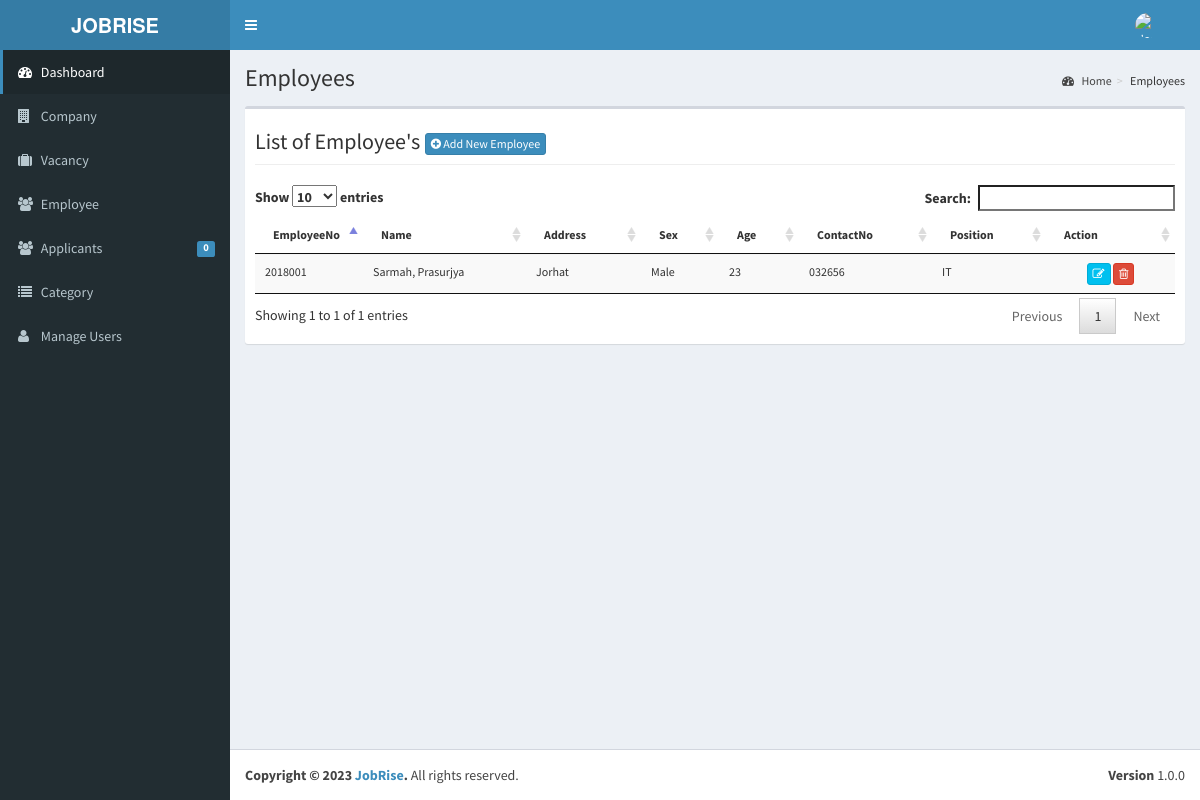
Screenshot of /admin/employee/index.php (signed in) with the database file from the repository.
### tables this page shows
CREATE TABLE `tblemployees` (
  `INCID` int(11) NOT NULL,
  `EMPLOYEEID` varchar(30) NOT NULL,
  `FNAME` varchar(50) NOT NULL,
  `LNAME` varchar(50) NOT NULL,
  `MNAME` varchar(50) NOT NULL,
  `ADDRESS` varchar(90) NOT NULL,
  `BIRTHDATE` date NOT NULL,
  `BIRTHPLACE` varchar(90) NOT NULL,
  `AGE` int(11) NOT NULL,
  `SEX` varchar(30) NOT NULL,
  `CIVILSTATUS` varchar(30) NOT NULL,
  `TELNO` varchar(40) NOT NULL,
  `EMP_EMAILADDRESS` varchar(90) NOT NULL,
  `CELLNO` varchar(30) NOT NULL,
  `POSITION` varchar(50) NOT NULL,
  `WORKSTATS` varchar(90) NOT NULL,
  `EMPPHOTO` varchar(255) NOT NULL,
  `EMPUSERNAME` varchar(90) NOT NULL,
  `EMPPASSWORD` varchar(125) NOT NULL,
  `DATEHIRED` date NOT NULL,
  `COMPANYID` int(11) NOT NULL
);

### admin/employee/index.php (called while the page is built, shortened)
<?php
require_once ("../theme/templates.php");
?>

### include/database.php (called while the page is built, shortened)
<?php
class Database {
	var $sql_string = '';
	private $conn;
	public function open_connection() {
		$this->conn = mysqli_connect(server,user,pass);
		if(!$this->conn){
			echo "Problem in database connection! Contact administrator!";
			exit();
		}else{
			$db_select = mysqli_select_db($this->conn,database_name);
		}
	}
	function setQuery($sql='') {
		$this->sql_string=$sql;
	}
	function executeQuery() {
		$result = mysqli_query($this->conn,$this->sql_string);
		return $result;
	}
	private function confirm_query($result) {
		return $result;
	}
	function loadResultList( $key='' ) {
		$cur = $this->executeQuery();
		$array = array();
		while ($row = mysqli_fetch_object($cur)) {
			if ($key) {
				$array[$row->$key] = $row;
			} else {
				$array[] = $row;
			}
		}
		return $array;
	}
}
$mydb = new Database();
?>

### admin/employee/list.php (the view, shortened to what this page needs)
<div class="row">
   <div class="col-lg-12">
           <h1 class="page-header">List of Employee's  <a href="index.php?view=add" class="btn btn-primary btn-xs  ">  <i class="fa fa-plus-circle fw-fa"></i> Add New Employee</a>  </h1>
      		</div>
  		 </div>
					<form class="wow fadeInDownaction" action="controller.php?action=delete" Method="POST">
						<table id="dash-table" class="table table-striped  table-hover table-responsive" style="font-size:12px" cellspacing="0">
						  <thead>
						  	<tr>
						  		<th width="5%">EmployeeNo</th>
						  		 <th>Name</th>
						  		<th>Address</th>
						  		 <th>Sex</th>
						  		 <th>Age</th>
						  		 <th>ContactNo</th>
						  		 <th>Position</th>
						  	 	<th width="14%" >Action</th>
						  	</tr>
						  </thead>
						  <tbody>
						  	<?php
						  		$mydb->setQuery("SELECT *
													FROM   `tblemployees`");
						  		$cur = $mydb->loadResultList();
								foreach ($cur as $result) {
						  		echo '<tr>';
						  		echo '<td>' . $result->EMPLOYEEID.'</a></td>';
						  		echo '<td>'. $result->LNAME.', '. $result->FNAME.'</td>';
						  		echo '<td>'. $result->ADDRESS.'</td>';
						  		echo '<td>'. $result->SEX.'</td>';
						  		echo '<td>'. $result->AGE.'</td>';
						  		echo '<td>'. $result->TELNO.'</td>';
						  		echo '<td>'. $result->POSITION.'</td>';
				  				echo '<td align="center" >
				  		             <a title="Edit" href="index.php?view=edit&id='.$result->EMPLOYEEID.'"  class="btn btn-info btn-xs  ">
				  		             <span class="fa fa-edit fw-fa"></span></a>
				  		             <a title="Delete" href="controller.php?action=delete&id='.$result->EMPLOYEEID.'"  class="btn btn-danger btn-xs  ">
				  		             <span class="fa fa-trash-o fw-fa"></span></a>
				  					 </td>';
						  		echo '</tr>';
						  	}
						  	?>
						  </tbody>
						</table>
						</form>

### rows the page displays
tblemployees: EMPLOYEEID "2018001", LNAME "Sarmah", FNAME "Prasurjya", ADDRESS "Jorhat", SEX "Male", AGE "23", TELNO "032656", POSITION "IT"

### other values shown
$pending->APPL "0"
$title "Employees"
